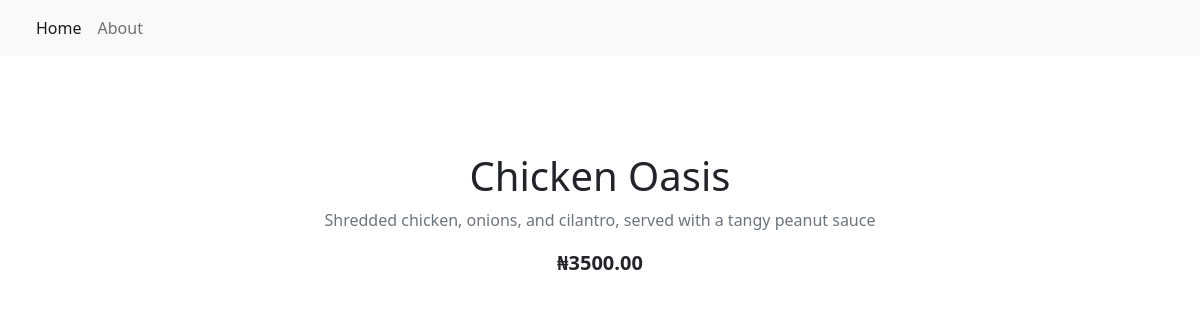
The page /item/6/ on the database its author committed.
### restaurant_menu/models.py (models this page shows, shortened)
class Item(models.Model):
    meal = models.CharField(max_length=1000, unique=True)
    description = models.CharField(max_length=2000)
    price = models.DecimalField(max_digits=10, decimal_places=2)
    meal_type = models.CharField(max_length=200, choices=MEAL_TYPE)
    author = models.ForeignKey(User, on_delete=models.PROTECT)
    status = models.IntegerField(choices=STATUS, default=1)
    date_created = models.DateTimeField(auto_now_add=True)
    date_updated = models.DateTimeField(auto_now=True)

### restaurant_menu/views.py (the view)
# urls.py: path('item/<int:pk>/', views.MenuItemDetail.as_view(), name='menu_item'),
class MenuItemDetail(generic.DetailView):
    model = Item
    template_name = "menu_item_detail.html"

### restaurant_menu/templates/menu_item_detail.html
{% extends 'base.html' %}
{% block content %}
    <div class="container py-5">
        <div class="row justify-content-center">
            <div class="col-md-8 text-center">
                <h1 class="pt-5">{{ item.meal }}</h1>
                 <p class="text-muted">{{ item.description }}</p>
                 <p class="lead fw-bold">₦{{ item.price }}</p>
            </div>
        </div>
    </div>
{% endblock content %}

### rows shown on the page
Item: meal "Chicken Oasis", description "Shredded chicken, onions, and cilantro, served with a tangy peanut sauce", price "3500.00"
